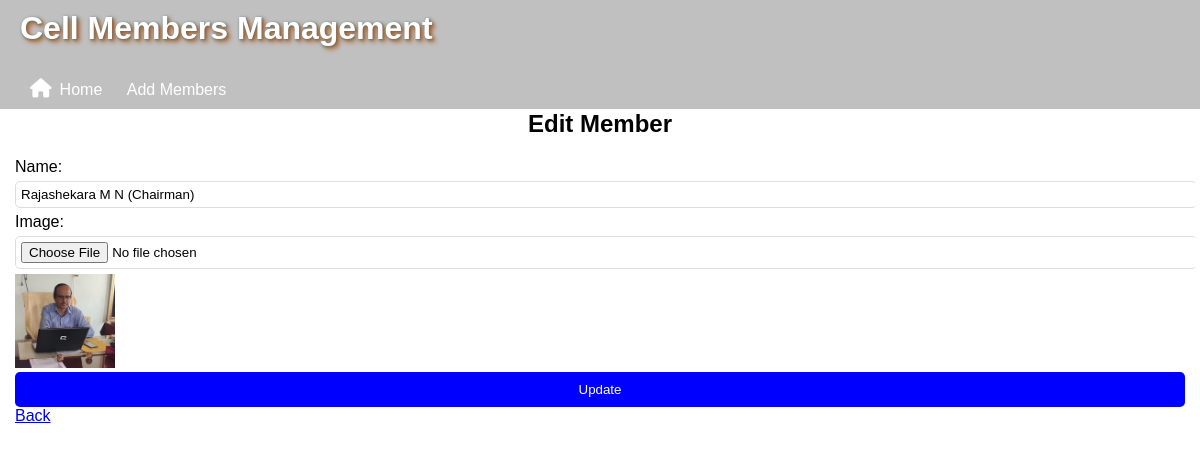
Page /admin/cell/edit/2 (signed in) on the committed database.
### models.py (models this page shows)
class CellMember(db.Model):
    id = db.Column(db.Integer, primary_key=True)
    name = db.Column(db.String(100), nullable=False)
    image = db.Column(db.String(200), nullable=False)  # Store image filename
    cell = db.Column(db.String(100), nullable=False)

### app.py (the view, shortened to what this page needs)
@app.route('/admin/cell/edit/<int:id>', methods=['GET', 'POST'])
@login_required
def edit_cell_member(id):
    member = CellMember.query.get_or_404(id)
    return render_template('edit_cell_member.html', member=member)

### app.py (called while the page is built)
@login_manager.user_loader
def load_user(user_id):
    return User.query.get(int(user_id))

### templates/edit_cell_member.html
{% extends "cell_members.html" %}
{% block content %}
<h2>Edit Member</h2>
<form action="" method="POST" enctype="multipart/form-data">
    <label>Name:</label>
    <input type="text" name="name" value="{{ member.name }}" required>
    <label>Image:</label>
    <input type="file" name="image">
    <img src="{{ url_for('static', filename='management/' + member.image) }}" width="100">
    <button type="submit">Update</button>
</form>
<a href="{{ url_for('view_cell_members', cell_name=member.cell) }}">Back</a>
{% endblock %}

### static/styles.css (style rules this page uses)
body { font-family: Arial, sans-serif; margin: 5px; padding: 0; height: 100vh; }
h2 { text-align: center; }
input { width: 100%; padding: 10px; margin: 10px 0; border: 1px solid #ddd; border-radius: 5px; }
form label { display: inline-block; width: 100px; }
form input { margin: 5px 0; padding: 5px; }
button { width: 100%; padding: 10px; background-color: #0000ff; color: white; border: none; border-radius:5px; cursor: pointer; }

### rows in the picture
CellMember: name "Rajashekara M N (Chairman)", image (picture)
